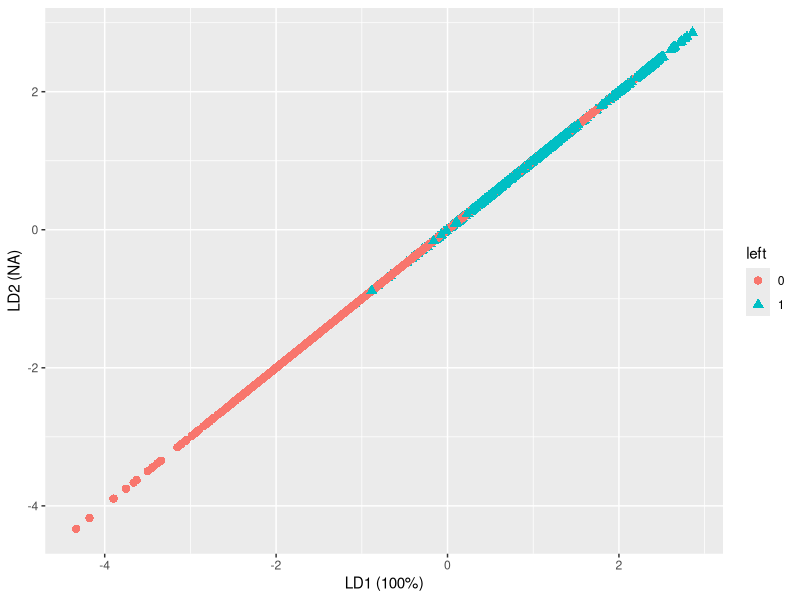

This chart was generated by the following R code:
## ---- chunk 1
knitr::opts_chunk$set(echo = TRUE)
## ---- chunk 2
library(readr)
HR_comma_sep_v2 <- read_csv("../../final_files/databases/HR_comma_sep_v2.csv")
## ---- chunk 3
library(caret)
require(MASS)
## ---- chunk 4
split<-0.80
trainIndex <- createDataPartition(HR_comma_sep_v2$left, p=split, list=FALSE)
train <- HR_comma_sep_v2[ trainIndex,]
test <- HR_comma_sep_v2[-trainIndex,]
## ---- chunk 5
lda <- lda(left ~.,data=train)
lda
## ---- chunk 6
plda <- predict(object = lda, newdata = test)
prcla<-plda$class
table<-table(test$left, prcla, dnn = c('Actual Group','Predicted Group'))
accuracy<-sum(diag(prop.table(table)))
accuracy
table
## ---- chunk 7
require(ggplot2)
require(scales)
require(gridExtra)
## ---- chunk 8
prop.lda <- lda$svd^2/sum(lda$svd^2)
test$left<-factor(test$left)
dataset<-data.frame(left = test[,"left"], lda = plda$x)
p1 <- ggplot(dataset) + geom_point(aes(plda$x, plda$x, colour = left, shape = left), size = 2.5) + 
  labs(x = paste("LD1 (", percent(prop.lda[1]), ")", sep=""),
       y = paste("LD2 (", percent(prop.lda[2]), ")", sep=""))
p1
## ---- chunk 9
ldacv<-lda(left ~.,data=HR_comma_sep_v2, CV=TRUE)
probstay<-ldacv$posterior[,1]
predictioncv<-ifelse(probstay<0.5, 1, 0)
reavalues<-HR_comma_sep_v2$left
table<-table(HR_comma_sep_v2$left, predictioncv, dnn = c('Actual Group','Predicted Group'))
accuracy<-sum(diag(prop.table(table)))
accuracy
table
